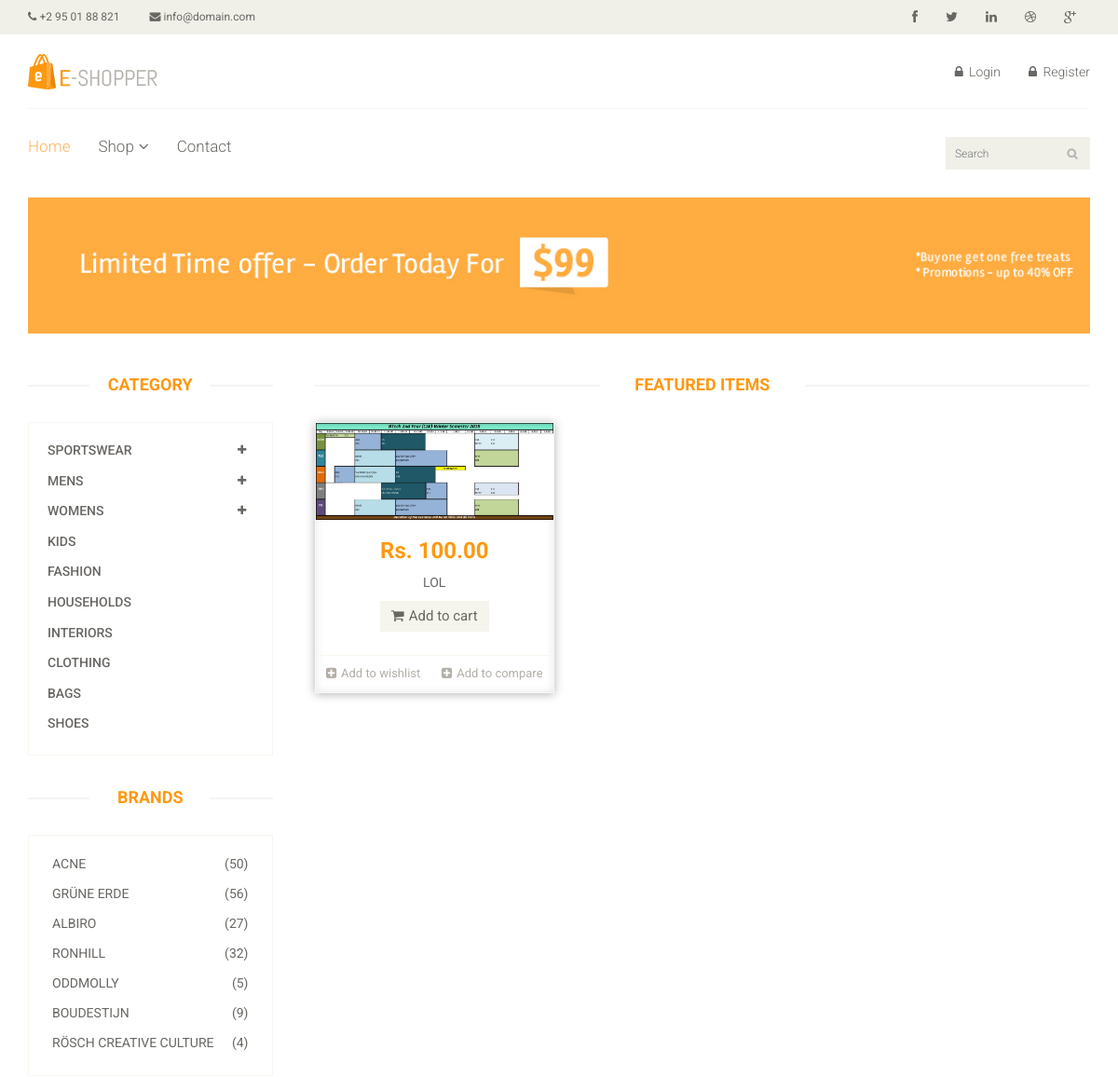
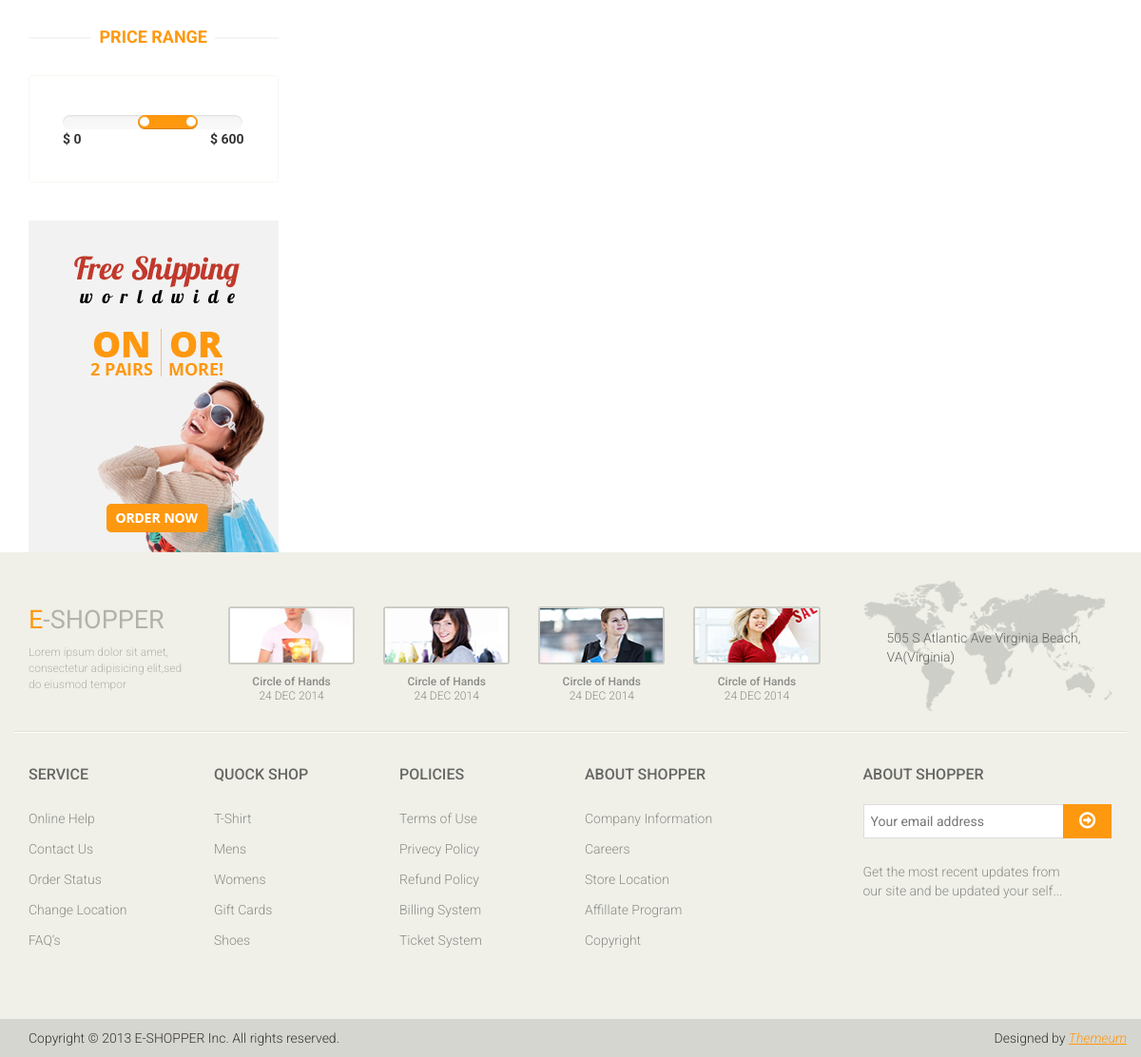
The app's page /shop/ with its own data (2 pictures, top to bottom).
### main/models.py (models this page shows)
class Item(models.Model):
    title = models.CharField(max_length=100)
    unit_price = models.DecimalField(max_digits=10, decimal_places=2)
    category = models.ForeignKey(Category, on_delete=models.CASCADE)
    quantity = models.PositiveIntegerField()
    description = models.TextField()
    image = models.FileField()

### main/views.py (the view)
# urls.py: path('shop/', views.shop, name="shop"),
def shop(request):
    items = Item.objects.all()
    return render(request, 'main/shop.html', {'items': items})

### main/templates/main/shop.html (shortened to what this page needs)
{% extends 'main/base.html' %}
{% block content %}
	<section id="advertisement">
		<div class="container">
			<img src="images/shop/advertisement.jpg" alt="" />
		</div>
	</section>
	<section>
		<div class="container">
			<div class="row">
				<div class="col-sm-3">
					<div class="left-sidebar">
						<h2>Category</h2>
						<div class="panel-group category-products" id="accordian">
							<div class="panel panel-default">
								<div class="panel-heading">
									<h4 class="panel-title">
										<a data-toggle="collapse" data-parent="#accordian" href="#sportswear">
											<span class="badge pull-right"><i class="fa fa-plus"></i></span>
											Sportswear
										</a>
									</h4>
								</div>
							</div>
							<div class="panel panel-default">
								<div class="panel-heading">
									<h4 class="panel-title">
										<a data-toggle="collapse" data-parent="#accordian" href="#mens">
											<span class="badge pull-right"><i class="fa fa-plus"></i></span>
											Mens
										</a>
									</h4>
								</div>
							</div>
							<div class="panel panel-default">
								<div class="panel-heading">
									<h4 class="panel-title">
										<a data-toggle="collapse" data-parent="#accordian" href="#womens">
											<span class="badge pull-right"><i class="fa fa-plus"></i></span>
											Womens
										</a>
									</h4>
								</div>
							</div>
							<div class="panel panel-default">
								<div class="panel-heading">
									<h4 class="panel-title"><a href="#">Kids</a></h4>
								</div>
							</div>
							<div class="panel panel-default">
								<div class="panel-heading">
									<h4 class="panel-title"><a href="#">Fashion</a></h4>
								</div>
							</div>
							<div class="panel panel-default">
								<div class="panel-heading">
									<h4 class="panel-title"><a href="#">Households</a></h4>
								</div>
							</div>
							<div class="panel panel-default">
								<div class="panel-heading">
									<h4 class="panel-title"><a href="#">Interiors</a></h4>
								</div>
							</div>
							<div class="panel panel-default">
								<div class="panel-heading">
									<h4 class="panel-title"><a href="#">Clothing</a></h4>
								</div>
							</div>
							<div class="panel panel-default">
								<div class="panel-heading">
									<h4 class="panel-title"><a href="#">Bags</a></h4>
								</div>
							</div>
							<div class="panel panel-default">
								<div class="panel-heading">
									<h4 class="panel-title"><a href="#">Shoes</a></h4>
								</div>
							</div>
						</div>
						<div class="brands_products">
							<h2>Brands</h2>
							<div class="brands-name">
								<ul class="nav nav-pills nav-stacked">
									<li><a href=""> <span class="pull-right">(50)</span>Acne</a></li>
									<li><a href=""> <span class="pull-right">(56)</span>Grüne Erde</a></li>
									<li><a href=""> <span class="pull-right">(27)</span>Albiro</a></li>
									<li><a href=""> <span class="pull-right">(32)</span>Ronhill</a></li>
									<li><a href=""> <span class="pull-right">(5)</span>Oddmolly</a></li>
									<li><a href=""> <span class="pull-right">(9)</span>Boudestijn</a></li>
									<li><a href=""> <span class="pull-right">(4)</span>Rösch creative culture</a></li>
								</ul>
							</div>
						</div>
						<div class="price-range">
							<h2>Price Range</h2>
							<div class="well">
								 <input type="text" class="span2" value="" data-slider-min="0" data-slider-max="600" data-slider-step="5" data-slider-value="[250,450]" id="sl2" ><br />
								 <b>$ 0</b> <b class="pull-right">$ 600</b>
							</div>
						</div>
						<div class="shipping text-center">
							<img src="images/home/shipping.jpg" alt="" />
						</div>
					</div>
				</div>
				<div class="col-sm-9 padding-right">
					<div class="features_items">
						<h2 class="title text-center">Featured Items</h2>
						{% for item in items %}
                            <div class="col-sm-4">
                                <div class="product-image-wrapper">
                                    <div class="single-products">
                                        <div class="productinfo text-center">
                                            <img src="{{ item.image.url }}" alt="" />
                                            <h2>Rs. {{ item.unit_price }}</h2>
                                            <p>{{ item.title }}</p>
                                            <a href="{% url 'addToCart' item.id %}" class="btn btn-default add-to-cart"><i class="fa fa-shopping-cart"></i>Add to cart</a>
                                        </div>
                                        <div class="product-overlay">
                                            <div class="overlay-content">
                                            </div>
                                        </div>
                                    </div>
                                    <div class="choose">
                                        <ul class="nav nav-pills nav-justified">
                                            <li><a href=""><i class="fa fa-plus-square"></i>Add to wishlist</a></li>
                                            <li><a href=""><i class="fa fa-plus-square"></i>Add to compare</a></li>
                                        </ul>
                                    </div>
                                </div>
                            </div>
                        {% endfor %}
					</div>
				</div>
			</div>
		</div>
	</section>
{% endblock %}

### main/static/main/css/main.css (style rules this page uses)
body { font-family: 'Roboto', sans-serif; position: relative; font-weight:400; }
ul li { list-style: none; }
a { -webkit-transition: 300ms; -moz-transition: 300ms; -o-transition: 300ms; transition: 300ms; }
h1, h2, h3, h4, h5, h6 { font-family: 'Roboto', sans-serif; }
.category-products { border: 1px solid #F7F7F0; margin-bottom: 35px; padding-bottom: 20px; padding-top: 15px; }
.left-sidebar h2, .brands_products h2 { color: #FE980F; font-family: 'Roboto', sans-serif; font-size: 18px; font-weight: 700; margin: 0 auto 30px; text-align: center; text-transform: uppercase; position: relative; z-index:3; }
.left-sidebar h2:after, h2.title:after { content: " "; position: absolute; border: 1px solid #f5f5f5; bottom:8px; left: 0; width: 100%; height: 0; z-index: -2; }
.left-sidebar h2:before { content: " "; position: absolute; background: #fff; bottom: -6px; width: 130px; height: 30px; z-index: -1; left: 50%; margin-left: -65px; }
h2.title:before { content: " "; position: absolute; background: #fff; bottom: -6px; width: 220px; height: 30px; z-index: -1; left: 50%; margin-left: -110px; }
.category-products .panel { background-color: #FFFFFF; border: 0px; border-radius: 0px; box-shadow:none; margin-bottom: 0px; }
.category-products .panel-default .panel-heading { background-color: #FFFFFF; border: 0 none; color: #FFFFFF; padding: 5px 20px; }
.category-products .panel-default .panel-heading .panel-title a { color: #696763; font-family: 'Roboto', sans-serif; font-size: 14px; text-decoration: none; text-transform: uppercase; }
.category-products .badge { background:none; border-radius: 10px; color: #696763; display: inline-block; font-size: 12px; font-weight: bold; line-height: 1; min-width: 10px; padding: 3px 7px; text-align: center; vertical-align: baseline; white-space: nowrap; }
.brands-name { border: 1px solid #F7F7F0; padding-bottom: 20px; padding-top: 15px; }
.brands-name .nav-stacked li a { background-color: #FFFFFF; color: #696763; font-family: 'Roboto', sans-serif; font-size: 14px; padding: 5px 25px; text-decoration: none; text-transform: uppercase; }
.shipping { background-color: #F2F2F2; margin-top: 40px; overflow: hidden; padding-top: 20px; position: relative; }
.price-range { margin-top:30px; }
.well { background-color: #FFFFFF; border: 1px solid #F7F7F0; border-radius: 4px; box-shadow: none; margin-bottom: 20px; min-height: 20px; padding: 35px; }
.padding-right { padding-right: 0; }
.features_items { overflow:hidden; }
h2.title { color: #FE980F; font-family: 'Roboto', sans-serif; font-size: 18px; font-weight: 700; margin: 0 15px; text-transform: uppercase; margin-bottom: 30px; position: relative; }
.product-image-wrapper { border:1px solid #F7F7F5; overflow: hidden; margin-bottom:30px; -webkit-box-shadow:0 1px 10px rgba(0, 0, 0, 0.3), 0 0 10px rgba(0, 0, 0, 0.1) inset; -moz-box-shadow:0 1px 10px rgba(0, 0, 0, 0.3), 0 0 10px rgba(0, 0, 0, 0.1) inset; box-shadow:0 1px 10px rgba(0, 0, 0, 0.3), 0 0 10px rgba(0, 0, 0, 0.1) inset; transition: all 0.3s ease-in-out; }
.single-products { position: relative; }
.productinfo h2 { color: #FE980F; font-family: 'Roboto', sans-serif; font-size: 24px; font-weight: 700; }
.productinfo p { font-family: 'Roboto', sans-serif; font-size: 14px; font-weight: 400; color: #696763; }
.productinfo img { width: 100%; }
.productinfo { position:relative; }
.product-overlay { background:#FE980F; top: 0; height: 0; position: absolute; transition: height 500ms ease 0s; width: 100%; display: block; }
.product-overlay .overlay-content { bottom: 0; position: absolute; bottom: 0; text-align: center; width: 100%; }
.add-to-cart { background:#F5F5ED; border: 0 none; border-radius: 0; color: #696763; font-family: 'Roboto', sans-serif; font-size: 15px; margin-bottom: 25px; }
.add-to-cart i { margin-right:5px; }
.choose { border-top: 1px solid #F7F7F0; }
.choose ul li a { color: #B3AFA8; font-family: 'Roboto', sans-serif; font-size: 13px; padding-left: 0; padding-right: 0; }
.choose ul li a i { margin-right:5px; }
#advertisement { padding-bottom: 45px; }
#advertisement img { width: 100%; }

### records on screen
Item: image (picture), unit_price "100.00", title "LOL"
